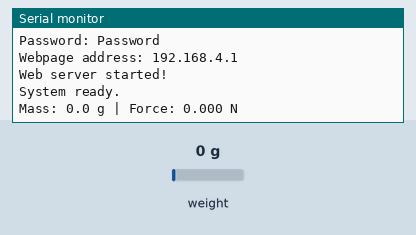
Recording of a sketch running on a simulated ESP32. Parts: the last lines printed to the serial monitor. The test bench sets the inputs (shaded band); at power-on: weight on the scale 0 g.

Above: at 11.2 s.
11.3 s: weight on the scale set to 100 g
At 12.6 s:
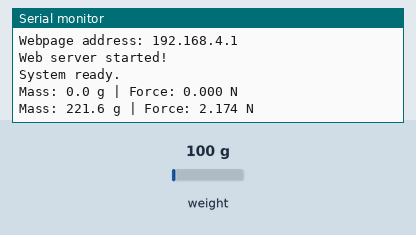
12.8 s: weight on the scale set to 1250 g
At 14.1 s:
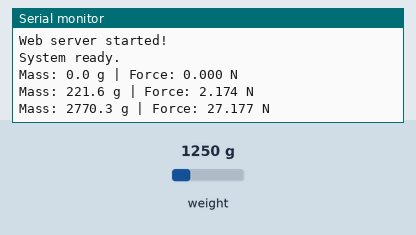
Timing chart, 0 to 15.8 s (numbered marks = the images above; inputs shaded):
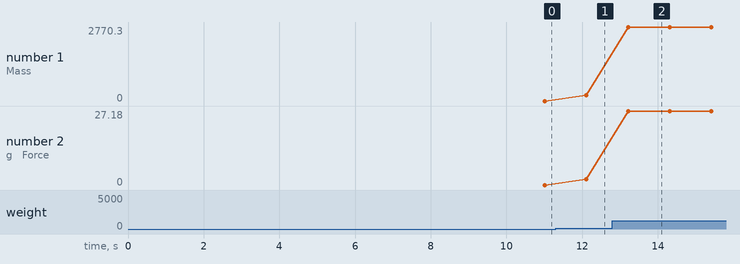

The sketch:

ForceMeter.ino.ino
```cpp
#include <WiFi.h>
#include <WebServer.h>
#include "HX711.h"

// ---------------- PIN CONNECTIONS ----------------
#define DT 18
#define SCK 19

// ---------------- LOAD CELL ----------------
HX711 scale;

// Your experimentally determined calibration
const float COUNTS_PER_GRAM = 189.51;

long zeroRaw = 0;

// ---------------- WIFI ----------------
const char* ssid = "ForceMeter";
const char* password = "Password";

// Create web server on port 80
WebServer server(80);

// ---------------- VARIABLES ----------------
float currentMass = 0;
float currentForce = 0;


// =================================================
// WEBPAGE
// =================================================

void handleRoot() {

  String webpage = R"rawliteral(
<!DOCTYPE html>
<html>

<head>

<meta name="viewport" content="width=device-width, initial-scale=1">

<title>Force Measurement</title>

<style>

body {
  font-family: Arial, sans-serif;
  text-align: center;
  background: #f2f7f4;
  margin: 0;
  padding: 30px 15px;
}

.container {
  max-width: 500px;
  margin: auto;
  background: white;
  padding: 30px;
  border-radius: 20px;
  box-shadow: 0px 4px 15px rgba(0,0,0,0.15);
}

h1 {
  margin-bottom: 30px;
}

.force {
  font-size: 60px;
  font-weight: bold;
  margin: 20px 0;
}

.unit {
  font-size: 24px;
}

.mass {
  font-size: 25px;
  margin-top: 25px;
}

.status {
  margin-top: 25px;
  color: #555;
}

</style>

</head>

<body>

<div class="container">

<h1>FORCE MEASUREMENT</h1>

<div class="force">
<span id="force">0.000</span>
<span class="unit">N</span>
</div>

<div class="mass">
Mass: <span id="mass">0.0</span> g
</div>

<div class="status">
ESP32 Connected
</div>

</div>

<script>

function updateData() {

  fetch("/data")
  .then(response => response.json())
  .then(data => {

    document.getElementById("force").innerHTML =
      data.force.toFixed(3);

    document.getElementById("mass").innerHTML =
      data.mass.toFixed(1);

  });

}

setInterval(updateData, 500);

updateData();

</script>

</body>

</html>
)rawliteral";

  server.send(200, "text/html", webpage);
}


// =================================================
// SEND MEASUREMENT DATA
// =================================================

void handleData() {

  String json = "{";
  json += "\"mass\":";
  json += String(currentMass, 1);
  json += ",";
  json += "\"force\":";
  json += String(currentForce, 3);
  json += "}";

  server.send(200, "application/json", json);
}


// =================================================
// SETUP
// =================================================

void setup() {

  Serial.begin(115200);

  delay(1000);

  // Start HX711
  scale.begin(DT, SCK);

  Serial.println();
  Serial.println("================================");
  Serial.println("     FORCE MEASUREMENT SYSTEM");
  Serial.println("================================");

  delay(2000);

  // ---------------- TARE ----------------

  Serial.println();
  Serial.println("Remove all load.");
  Serial.println("Taking zero reading in 5 seconds...");

  delay(5000);

  zeroRaw = scale.read_average(20);

  Serial.print("ZERO RAW = ");
  Serial.println(zeroRaw);

  // ---------------- WIFI ----------------

  Serial.println();
  Serial.println("Starting Wi-Fi...");

  WiFi.softAP(ssid, password);

  Serial.println("Wi-Fi started!");
  Serial.print("Network name: ");
  Serial.println(ssid);

  Serial.print("Password: ");
  Serial.println(password);

  Serial.print("Webpage address: ");
  Serial.println(WiFi.softAPIP());

  // ---------------- WEB SERVER ----------------

  server.on("/", handleRoot);
  server.on("/data", handleData);

  server.begin();

  Serial.println("Web server started!");
  Serial.println();
  Serial.println("System ready.");
}


// =================================================
// LOOP
// =================================================

void loop() {

  // Handle webpage requests
  server.handleClient();

  // Read load cell
  if (scale.is_ready()) {

    long raw = scale.read_average(10);

    currentMass = (raw - zeroRaw) / COUNTS_PER_GRAM;

    // Remove small zero drift
    if (currentMass > -5 && currentMass < 5) {
      currentMass = 0;
    }

    // Convert grams to kg and calculate force
    currentForce = (currentMass / 1000.0) * 9.81;

    // Prevent tiny negative values
    if (currentMass < 0) {
      currentMass = 0;
      currentForce = 0;
    }

    // Serial Monitor
    Serial.print("Mass: ");
    Serial.print(currentMass, 1);

    Serial.print(" g | Force: ");
    Serial.print(currentForce, 3);

    Serial.println(" N");

  }

  delay(100);
}
```

Measured:
- after the input at 11.3 s, the serial monitor: prints a new line after 0.81 s (image 1)
- after the input at 12.8 s, the serial monitor: prints a new line after 0.41 s (image 2)
- plotted number 1: 0 → 221.6 after the input at 11.3 s, 221.6 → 2770.3 after the input at 12.8 s
- plotted number 2: 0 → 2.17 after the input at 11.3 s, 2.17 → 27.18 after the input at 12.8 s
